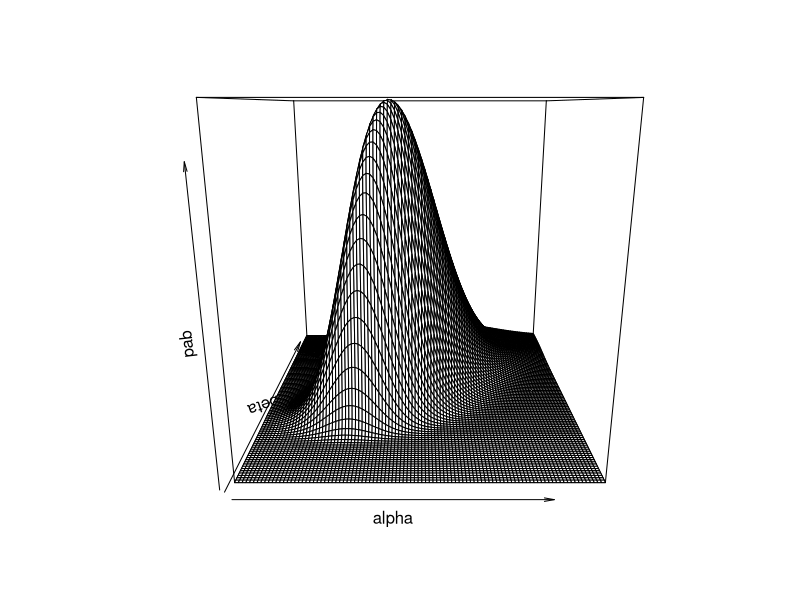
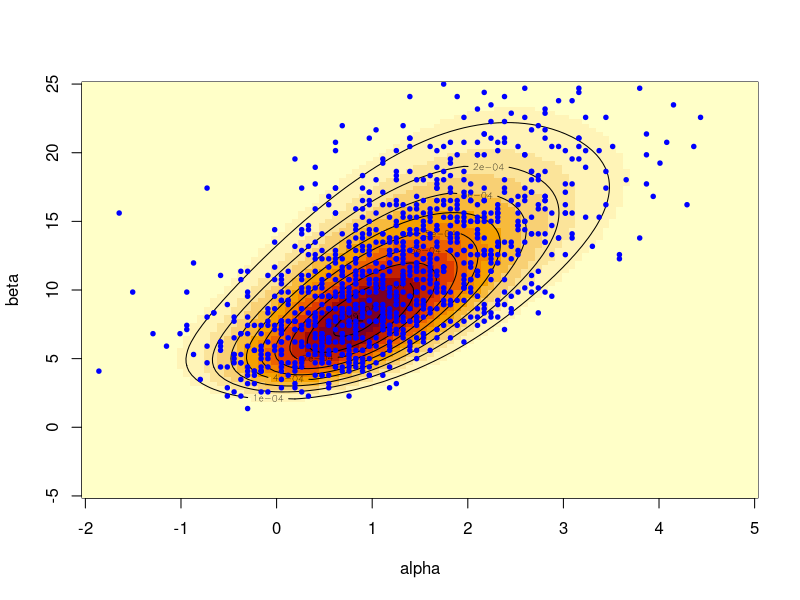
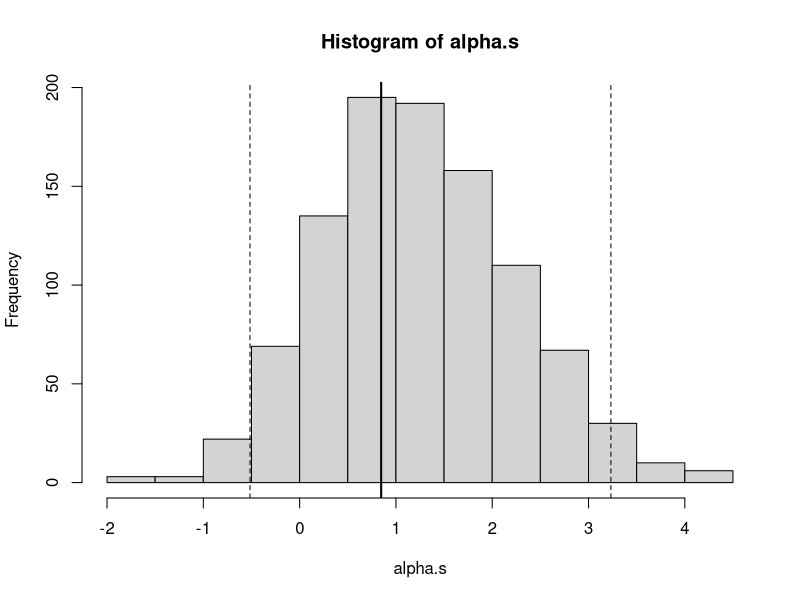
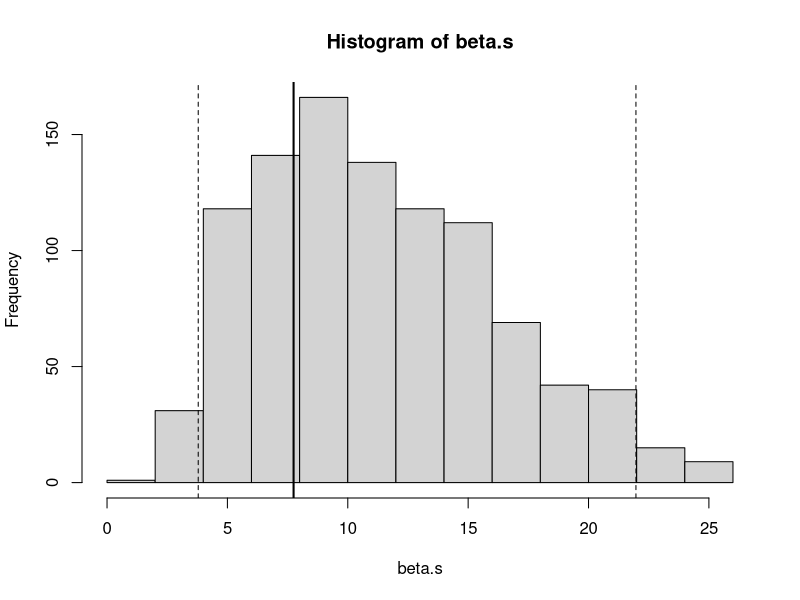
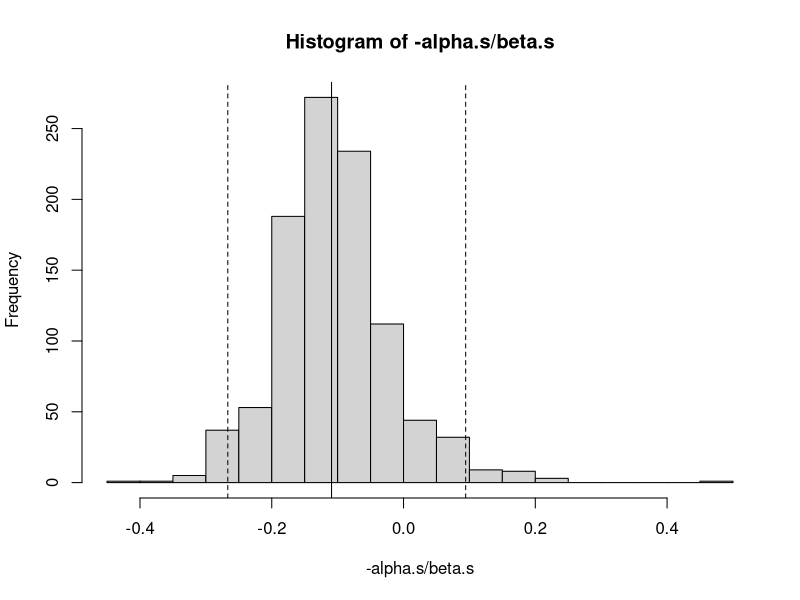
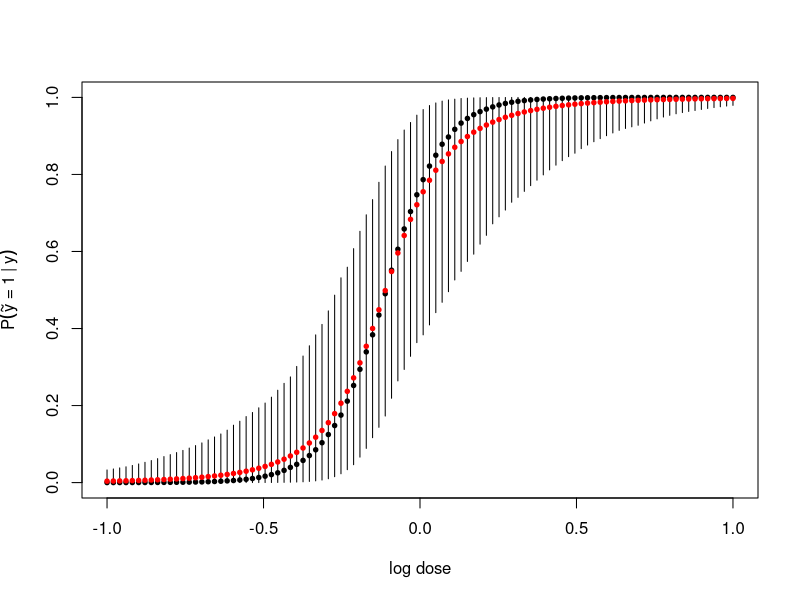
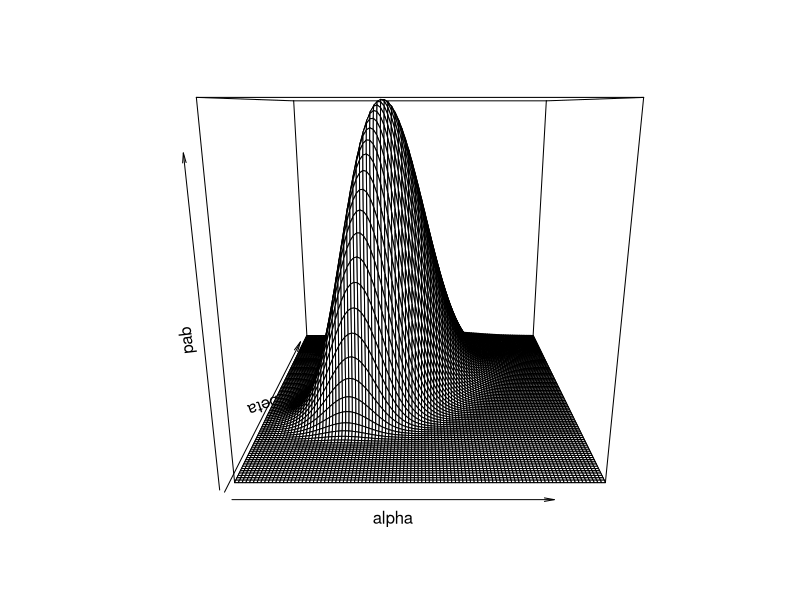
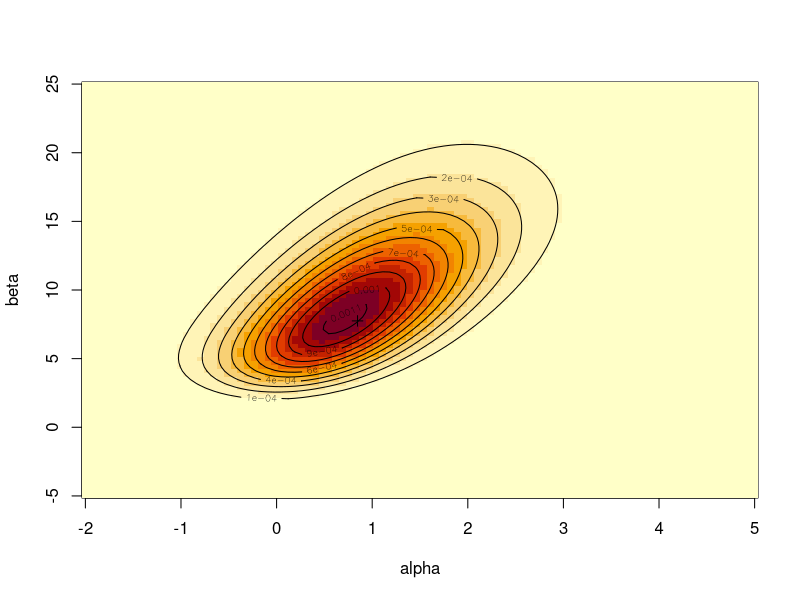

Write R code to recreate these figures, in order.
# MA 578: R session, 09/22/15
# y_i | alpha, beta ~ Binomial(n_i, inv.logit(alpha + beta * x_i))
# P(alpha, beta) propto 1

# read data (Table 3.1 in BDA)
# bioassay <- read.csv('data/bioassay.csv', header=TRUE)
bioassay <-as.data.frame(cbind(
  c(-.86,-.3,-.05,.73),
  c(0,1,3,5),
  c(5,5,5,5)
))
colnames(bioassay) <- c("logdose","deaths","n")

# check frequentist estimates
gb <- glm(cbind(deaths, n - deaths) ~ logdose, family=binomial, data=bioassay)
summary(gb) # check posterior mode and standard deviation to define grid range

m <- 100 # number of grid subdivisions
alpha <- seq(-2, 5, length=m) # (-5, 10) in Gelman
beta <- seq(-5, 25, length=m) # (-10, 40) in Gelman

ilogit <- function (x) 1 / (1 + exp(-x))# I think logit isn't automatically defined in R
lhood1 <- function (a, b) { # log-likelihood
  p <- ilogit(a + b * bioassay$logdose)
  sum(bioassay$deaths * log(p) + (bioassay$n - bioassay$deaths) * log(1 - p))
}

ll <- matrix(nrow=m, ncol=m) # log-likelihood grid
for (ia in 1:m)
  for (ib in 1:m)
    ll[ia, ib] <- lhood1(alpha[ia], beta[ib])
pab <- exp(ll - log(sum(exp(ll)))) # posterior on alpha, beta
# plot
persp(alpha, beta, pab)
image(alpha, beta, pab)
points(coef(gb)[1], coef(gb)[2], pch=3)
contour(alpha, beta, pab, add=TRUE)

# sample alpha and beta from the distribution
pa <- rowSums(pab) # marginal on alpha (wrt beta?)
ns <- 1000 # #samples
alpha.s <- beta.s <- numeric(ns)
for (s in 1:ns) {
  ia <- sample.int(m, 1, prob=pa) # sample alpha
  ib <- sample.int(m, 1, prob=pab[ia,] / pa[ia]) # sample beta | alpha
  alpha.s[s] <- alpha[ia]; beta.s[s] <- beta[ib]
}
# add to plot
points(alpha.s, beta.s, pch=19, col='blue', cex=.6)

# plot distribution
quantile(alpha.s, c(.025, .975)) # 95% posterior interval
hist(alpha.s); abline(v=coef(gb)[1], lwd=2) # line marks mode
abline(v=quantile(alpha.s, c(.025, .975)), lty=2)
quantile(beta.s, c(.025, .975)) # 95% posterior interval
hist(beta.s); abline(v=coef(gb)[2], lwd=2)
abline(v=quantile(beta.s, c(.025, .975)), lty=2)


# LD50: log dose x such that logit(alpha + beta * x) = 0, i.e.,
# x = -alpha / beta
quantile(-alpha.s / beta.s, c(.025, .975)) # 95% posterior interval
hist(-alpha.s / beta.s, nclass=20); abline(v=-coef(gb)[1] / coef(gb)[2])
abline(v=quantile(-alpha.s / beta.s, c(.025, .975)), lty=2)


# [ EXTRA ]
# prediction at tilde(logdose)
x <- -.1
quantile(ilogit(alpha.s + beta.s * x), c(.025, .975))

logx <- seq(-1, 1, length=m)
li <- sapply(logx, function (x) quantile(ilogit(alpha.s + beta.s * x), .025))
mi <- sapply(logx, function (x) quantile(ilogit(alpha.s + beta.s * x), .5))
ui <- sapply(logx, function (x) quantile(ilogit(alpha.s + beta.s * x), .975))
plot(logx, mi, ylim=c(0,1), type='n',
     xlab='log dose', ylab=expression(P(tilde(y)~"="~1~"|"~y)))
for (i in 1:m) lines(c(logx[i], logx[i]), c(li[i], ui[i]))
points(logx, mi, pch=19, cex=.6)
ei <- sapply(logx, function (x) mean(ilogit(alpha.s + beta.s * x)))
points(logx, ei, pch=19, cex=.6, col='red')

# Problem 3.11 in the book

m <- 100 # number of grid subdivisions
alpha <- seq(-2, 5, length=m) # (-5, 10) in Gelman
beta <- seq(-5, 25, length=m) # (-10, 40) in Gelman

ilogit <- function (x) 1 / (1 + exp(-x))# I think logit isn't automatically defined in R
lhood1 <- function (a, b) { # log-likelihood
  p <- ilogit(a + b * bioassay$logdose)
  sum(bioassay$deaths * log(p) + (bioassay$n - bioassay$deaths) * log(1 - p))
}

a.mean <- 0; a.sd <- 2
b.mean <- 10; b.sd <- 10
ab.corr <- .5
ab.s2 <- ab.corr*a.sd*b.sd
ab.prec <- solve(matrix(c(a.sd^2, ab.s2, ab.s2, b.sd^2),nrow=2))
lprior <- function(a,b){
  v <- matrix(c(a-a.mean,b-b.mean),ncol=1)
  return(-.5*t(v) %*% ab.prec %*% v)
}

lj <- matrix(nrow=m, ncol=m) # log-JOINT grid
for (ia in 1:m)
  for (ib in 1:m)
    ll[ia, ib] <- lhood1(alpha[ia], beta[ib]) + lprior(alpha[ia], beta[ib]) #before the lprior = 0
pab <- exp(ll - log(sum(exp(ll)))) # posterior on alpha, beta
persp(alpha, beta, pab)
image(alpha, beta, pab)
points(coef(gb)[1], coef(gb)[2], pch=3)
contour(alpha, beta, pab, add=TRUE)

